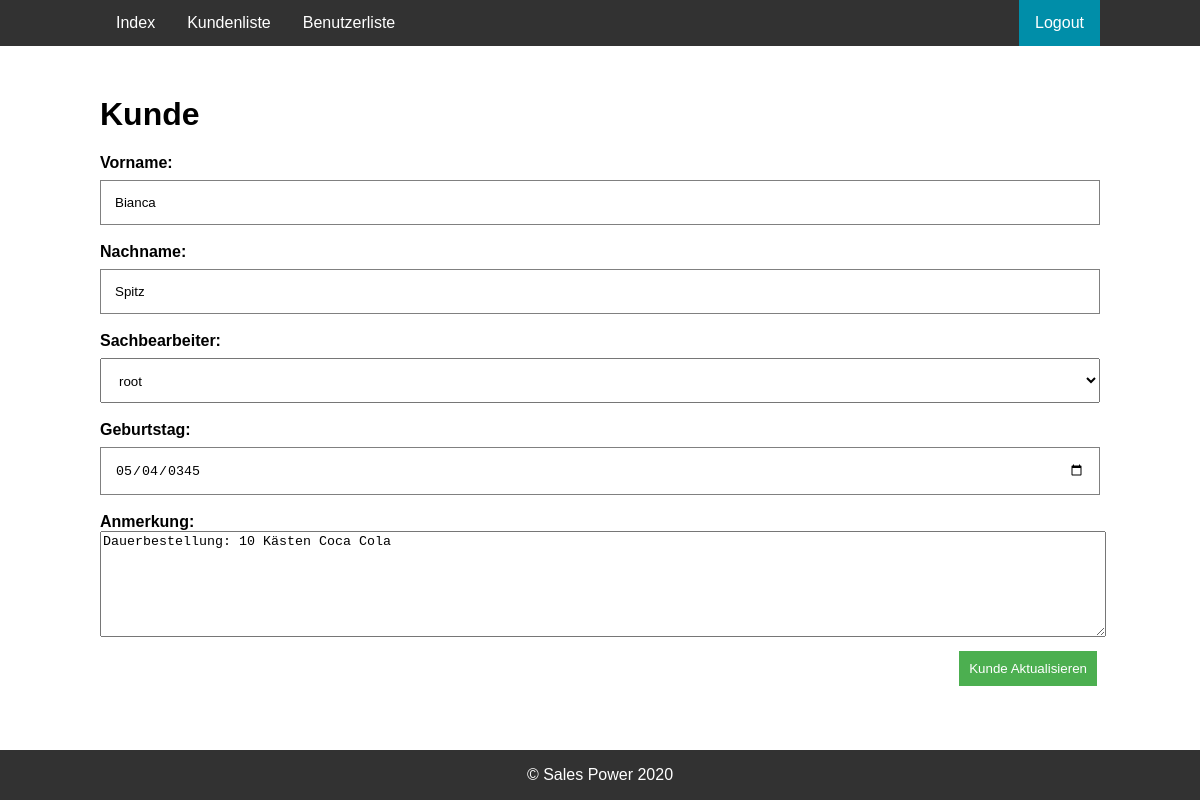
The app's page /customer_view.php?id=20 (signed in) with its own data.
### tables this page shows
CREATE TABLE `customers` (
  `id` int(11) NOT NULL,
  `users_id` int(11) NOT NULL,
  `firstname` varchar(32) NOT NULL,
  `lastname` varchar(32) NOT NULL,
  `birthday` date DEFAULT NULL,
  `note` text NOT NULL
);

### util/database_manager.php (called while the page is built, shortened)
<?php
function createConnection() {
    $servername = "localhost";
    $dbname = "sales_power";
    $username = "root";
    $password = "root";
    $conn = new mysqli($servername, $username, $password, $dbname);
    return $conn;
}
function executeStatement($query) {
    $conn = createConnection();
    $result = $conn->query($query);
    return $result;
}
function getUser($id) {
    $conn = createConnection();
    $sql = "SELECT users.id, username, permission FROM users INNER JOIN permissions on users.permissions_id = permissions.id WHERE users.id = $id";
    $result = $conn->query($sql)->fetch_assoc();
    return $result;
}
function getCustomer($id) {
    $conn = createConnection();
    $sql = "SELECT * FROM customers WHERE id = $id";
    $result = $conn->query($sql)->fetch_assoc();
    return $result;
}

### customer_view.php (the view, shortened to what this page needs)
<!DOCTYPE html>
<html lang="de">
<head>
    <link rel="stylesheet" href="css/stylesheet.css">
    <link rel="stylesheet" href="css/menu.css">
    <link rel="stylesheet" href="css/login.css">
    <link rel="stylesheet" href="css/footer.css">
</head>
<body>
<?php
include("util/database_manager.php");
$customer = getCustomer($_GET["id"]);
?>
<div id="content">
    <h1>Kunde</h1>
    <form method="post" action="#">
        <label><b>Vorname:</b>
            <input type="text" maxlength="32" minlength="1" name="firstname"
                   placeholder="Geben Sie hier den Vornamen ein" value="<?php echo "$customer[firstname]"; ?>"
                   required/>
        </label>
        <br>
        <br>
        <label><b>Nachname:</b>
            <input type="text" maxlength="32" minlength="1" name="lastname"
                   placeholder="Geben Sie hier den Nachnamen ein" value="<?php echo "$customer[lastname]"; ?>"
                   required/>
        </label>
        <br>
        <br>
        <label><b>Sachbearbeiter:</b><br>
            <select name="users_id" class="width-100p">
                <?php
                $query = "SELECT * FROM users";
                $users = executeStatement($query);
                while ($row = $users->fetch_assoc()) {
                    if ($customer[users_id] == $row[id]) {
                        echo "<option value='$row[id]' selected>$row[username]</option>";
                    } else {
                        echo "<option value='$row[id]'>$row[username]</option>";
                    }
                }
                ?>
            </select>
        </label>
        <br>
        <br>
        <label><b>Geburtstag:</b><br>
            <input type="date" name="birthday" value="<?php echo "$customer[birthday]"; ?>" required>
        </label>
        <br>
        <br>
        <label><b>Anmerkung:</b><br>
            <textarea name="note"><?php echo "$customer[note]"; ?></textarea>
        </label>
        <?php
        $loggedInUser = getUser(getId());
        if ($loggedInUser["permission"] == "Administrator" or $loggedInUser["id"] == $customer["users_id"]) {
            echo "<Button type='submit' class='float-right m-t-10 green'>Kunde Aktualisieren</Button>";
        }
        ?>
    </form>
</div>
</body>
</html>

### css/stylesheet.css (style rules this page uses)
html { font-family: "Trebuchet MS", Arial, Helvetica, sans-serif; }
html, body { height: 100%; padding: 0; margin: 0; }
#content { width: 1000px; margin: 50px auto; }
select { height: 45px; padding: 14px; margin: 8px 0 0 0; }
Button { color: black; padding: 10px; margin: 3px; border: none; cursor: pointer; background-color: #bfbfbf; min-width: 75px; min-height: 35px; }
textarea { width: 100%; height: 100px; }
.width-100p { width: 100%; }
.m-t-10 { margin-top: 10px; }
.float-right { float: right; }
.green { background-color: #4CAF50; color: white; }

### css/menu.css (style rules this page uses)
nav { background-color: #323232 }
nav ul { width: 1000px; list-style-type: none; margin: 0 auto; padding: 0; overflow: hidden; }
nav li { float: left; }
nav li a { display: block; color: white; text-align: center; padding: 14px 16px; text-decoration: none; }
.logout-button { float: right; }
.logout-button > a { background-color: #008ea9; }

### css/login.css (style rules this page uses)
input { width: 100%; box-sizing: border-box; padding: 14px; margin: 8px 0 0 0; border: 1px solid grey; }

### css/footer.css (style rules this page uses)
footer { position: absolute; bottom: 0; width: 100%; height: 50px; background-color: #323232; }
footer p { color: white; text-align: center; }

### records on screen
customers: firstname "Bianca", lastname "Spitz", birthday "05/04/0345", note "Dauerbestellung: 10 Kästen Coca Cola"

### other values on screen
form field users_id "root"
